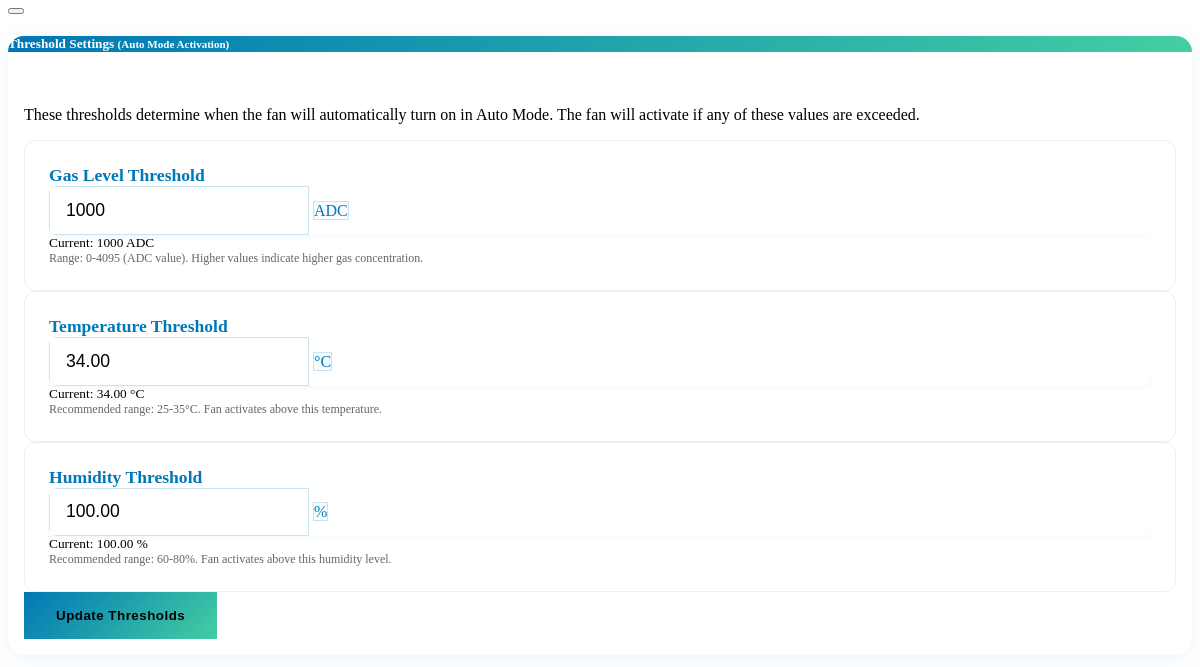
The app's page /threshold_settings.php with its own data.
### tables this page shows
CREATE TABLE `relay_control` (
  `id` int(11) NOT NULL,
  `gas_threshold` int(11) NOT NULL DEFAULT 1000,
  `temperature_threshold` decimal(5,2) NOT NULL DEFAULT 30.00,
  `humidity_threshold` decimal(5,2) NOT NULL DEFAULT 80.00,
  `auto_mode` tinyint(1) NOT NULL DEFAULT 1,
  `current_state` tinyint(1) NOT NULL DEFAULT 0,
  `last_updated` timestamp NOT NULL DEFAULT current_timestamp() ON UPDATE current_timestamp()
);

### threshold_settings.php (the view, shortened to what this page needs)
<?php
include 'config.php';
$relay_sql = "SELECT * FROM relay_control LIMIT 1";
$relay_result = $conn->query($relay_sql);
$relay = $relay_result ? $relay_result->fetch_assoc() : null;
?>
<div class="container-fluid">
    <div class="toast-container position-fixed top-0 end-0 p-3" style="z-index: 2000;">
        <div id="thresholdAlert" class="toast align-items-center text-white border-0" role="alert" aria-live="assertive" aria-atomic="true">
            <div class="d-flex">
                <button type="button" class="btn-close btn-close-white me-2 m-auto" data-bs-dismiss="toast" aria-label="Close"></button>
            </div>
        </div>
    </div>
    <div class="row">
        <div class="col-md-8 mx-auto">
            <div class="card">
                <div class="card-header">
                    <h5 class="card-title mb-0">
                        <i class="fas fa-sliders-h me-2"></i>Threshold Settings
                        <small class="text-muted">(Auto Mode Activation)</small>
                    </h5>
                </div>
                <div class="card-body">
                    <div class="threshold-section">
                        <div class="threshold-info mb-4">
                            <p class="text-muted">
                                These thresholds determine when the fan will automatically turn on in Auto Mode.
                                The fan will activate if any of these values are exceeded.
                            </p>
                        </div>
                        <div class="threshold-controls">
                            <div class="threshold-item mb-4">
                                <label class="form-label d-flex align-items-center">
                                    Gas Level Threshold
                                </label>
                                <div class="input-group">
                                    <input type="number" class="form-control" id="gasThreshold"
                                           value="<?php echo $relay ? $relay['gas_threshold'] : ''; ?>"
                                           placeholder="Gas threshold (0-4095)">
                                    <span class="input-group-text">ADC</span>
                                </div>
                                <small class="text-muted">Current: <span id="currentGasThreshold"><?php echo $relay ? $relay['gas_threshold'] : ''; ?></span> ADC</small>
                                <div class="threshold-description mt-2">
                                    <small class="text-muted">
                                        Range: 0-4095 (ADC value). Higher values indicate higher gas concentration.
                                    </small>
                                </div>
                            </div>
                            <div class="threshold-item mb-4">
                                <label class="form-label d-flex align-items-center">
                                    Temperature Threshold
                                </label>
                                <div class="input-group">
                                    <input type="number" class="form-control" id="tempThreshold"
                                           value="<?php echo $relay ? $relay['temperature_threshold'] : ''; ?>"
                                           placeholder="Temperature threshold">
                                    <span class="input-group-text">°C</span>
                                </div>
                                <small class="text-muted">Current: <span id="currentTempThreshold"><?php echo $relay ? $relay['temperature_threshold'] : ''; ?></span> °C</small>
                                <div class="threshold-description mt-2">
                                    <small class="text-muted">
                                        Recommended range: 25-35°C. Fan activates above this temperature.
                                    </small>
                                </div>
                            </div>
                            <div class="threshold-item mb-4">
                                <label class="form-label d-flex align-items-center">
                                    Humidity Threshold
                                </label>
                                <div class="input-group">
                                    <input type="number" class="form-control" id="humidityThreshold"
                                           value="<?php echo $relay ? $relay['humidity_threshold'] : ''; ?>"
                                           placeholder="Humidity threshold">
                                    <span class="input-group-text">%</span>
                                </div>
                                <small class="text-muted">Current: <span id="currentHumidityThreshold"><?php echo $relay ? $relay['humidity_threshold'] : ''; ?></span> %</small>
                                <div class="threshold-description mt-2">
                                    <small class="text-muted">
                                        Recommended range: 60-80%. Fan activates above this humidity level.
                                    </small>
                                </div>
                            </div>
                            <div class="text-center mt-4">
                                <button class="btn btn-primary btn-lg update-btn" id="saveThresholds">
                                    <i class="fas fa-save me-2"></i>Update Thresholds
                                </button>
                            </div>
                        </div>
                    </div>
                </div>
            </div>
        </div>
    </div>
</div>

### threshold_settings.php (style rules this page uses)
.card { border: none; border-radius: 18px; box-shadow: 0 4px 24px rgba(0, 119, 182, 0.08); }
.card-header { background: linear-gradient(90deg, #0077b6 0%, #43cea2 100%); color: white; border-radius: 18px 18px 0 0 !important; border: none; }
.threshold-section { padding: 1rem; }
.threshold-item { background: rgba(255, 255, 255, 0.7); border-radius: 12px; padding: 1.5rem; border: 1px solid rgba(0, 119, 182, 0.1); }
.threshold-item label { color: #0077b6; font-weight: 600; font-size: 1.1rem; }
.threshold-item .input-group { box-shadow: 0 2px 4px rgba(0, 119, 182, 0.05); border-radius: 8px; overflow: hidden; }
.threshold-item .input-group-text { background: #f8fcff; border: 1px solid rgba(0, 119, 182, 0.2); color: #0077b6; }
.threshold-item .form-control { border: 1px solid rgba(0, 119, 182, 0.2); padding: 0.8rem 1rem; font-size: 1.1rem; }
.threshold-description { color: #666; font-size: 0.9rem; }
.update-btn { background: linear-gradient(135deg, #0077b6 0%, #43cea2 100%); border: none; padding: 1rem 2rem; font-weight: 600; letter-spacing: 0.5px; transition: transform 0.2s ease, box-shadow 0.2s ease; }

### records on screen
relay_control: gas_threshold "1000", temperature_threshold "34.00", humidity_threshold "100.00"
